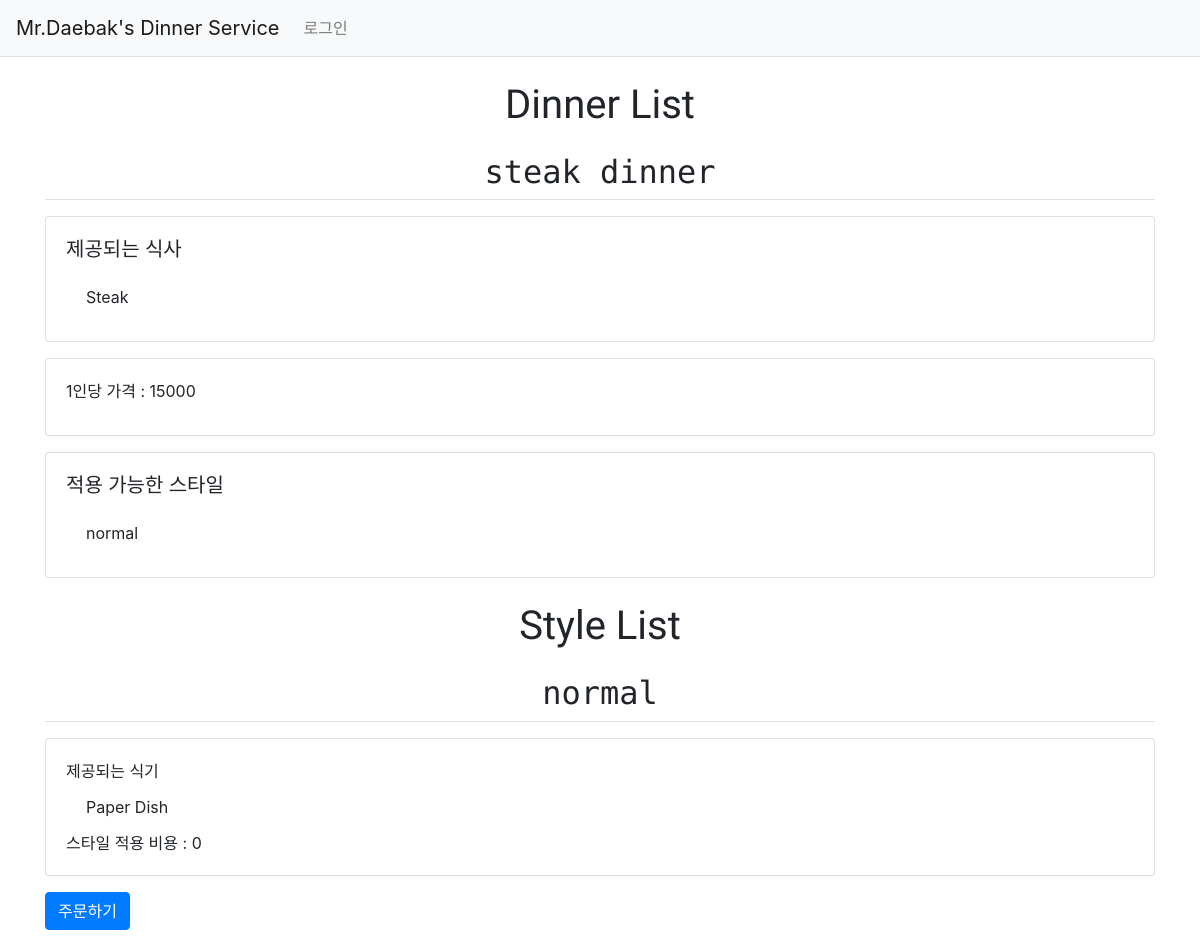
The app's page /, older data.
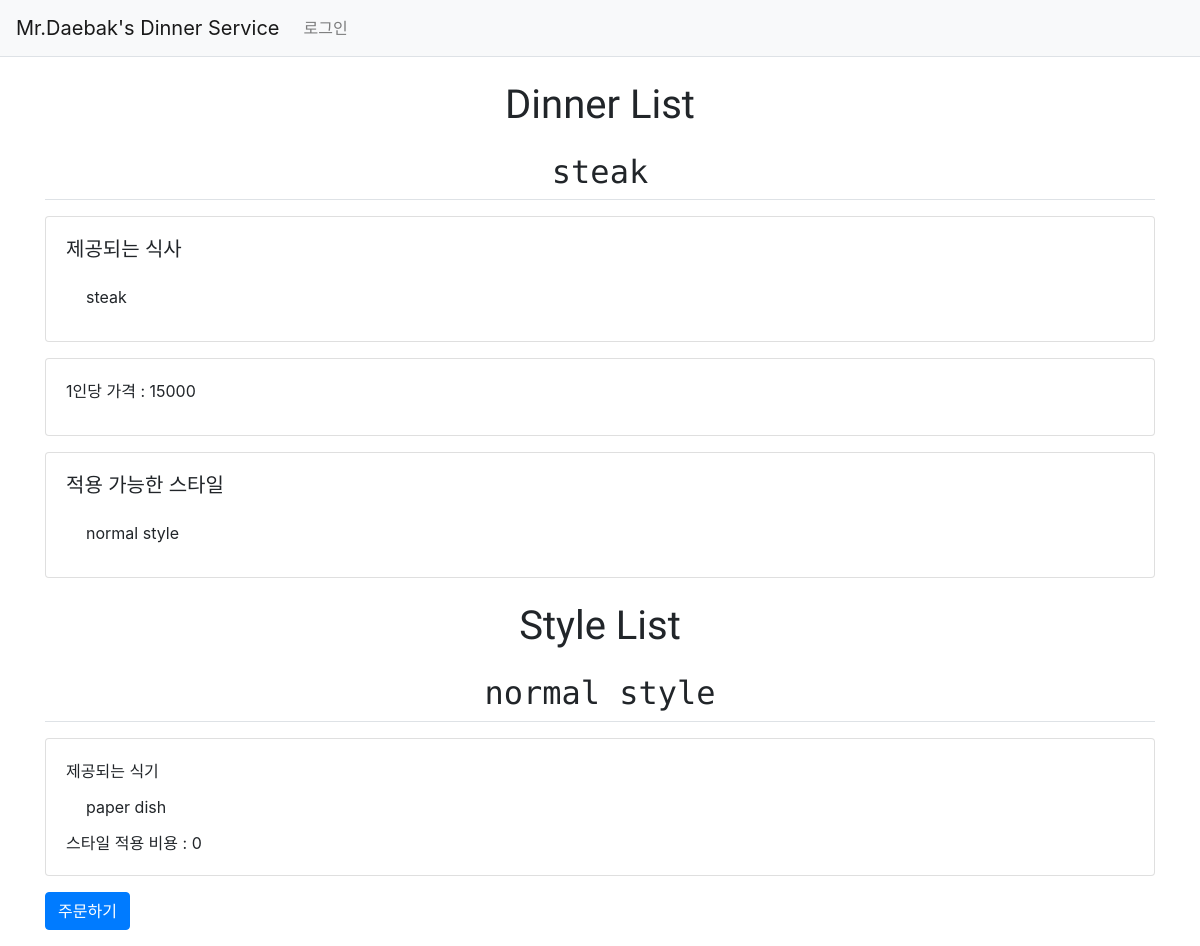
The same page, newer data.
### myorder/models.py (models this page shows, shortened)
class Dinner(models.Model):
    dinnername = models.TextField()
    dishes = models.ManyToManyField('Dish')
    appliablestyle = models.ManyToManyField('Style')
    price = models.IntegerField()

class Dish(models.Model):
    dishname = models.TextField()
    dishtype = models.TextField()
    stock = models.IntegerField()

class Style(models.Model):
    stylename = models.TextField()
    tablewares = models.ManyToManyField('Tableware')
    price = models.IntegerField()

class Tableware(models.Model):
    tablewarename = models.TextField()
    tablewaretype = models.TextField()
    stock = models.IntegerField()

### myorder/views.py (the view)
# urls.py: path('', views.index, name='index'),  # '/' 에 해당되는 path
def index(request):
    dinner_list = Dinner.objects.order_by('dinnername')
    style_list = Style.objects.order_by('stylename')
    context = {'dinner_list': dinner_list, 'style_list': style_list}
    return render(request, 'myorder/dinner_style_list.html', context)

### templates/myorder/dinner_style_list.html
{% extends 'base.html' %}
{% block content %}
{% if dinner_list %}
<div class="container my-3">
    <h1 class="py-2 text-center">Dinner List</h1>
    {% for dinner in dinner_list %}
    <h2 class="border-bottom py-2 text-center">{{ dinner.dinnername }}</h2>
    <div class="card my-3">
        <div class="card-body">
            <h5 class="card-title">제공되는 식사</h5>
            <ul class="list-group list-group-flush">
                {% for dish in dinner.dishes.all %}
                <li class="list-group-item">{{ dish.dishname }}</li>
                {% endfor %}
            </ul>
        </div>
    </div>
    <div class="card my-3">
        <div class="card-body">
            <div class="card-title" style="white-space: pre-line;">1인당 가격 : {{ dinner.price }}</div>
        </div>
    </div>
    <div class="card my-3">
        <div class="card-body">
            <h5 class="card-title">적용 가능한 스타일</h5>
            <ul class="list-group list-group-flush">
                {% for style in dinner.appliablestyle.all %}
                <li class="list-group-item">{{ style.stylename }}</li>
                {% endfor %}
            </ul>
        </div>
    </div>
    {% endfor %}
</div>
{% else %}
    <div class="card my-3">
        <div class="card-body">
            <div class="card-text" style="white-space: pre-line;">디너 준비중입니다.</div>
        </div>
    </div>
{% endif %}
{% if style_list %}
<div class="container my-3">
    <h1 class="py-2 text-center">Style List</h1>
    {% for style in style_list %}
    <h2 class="border-bottom py-2 text-center">{{ style.stylename }}</h2>
    <div class="card my-3">
        <div class="card-body">
            <div class="card-text" style="white-space: pre-line;">제공되는 식기</div>
            <ul class="list-group list-group-flush">
                {% for tableware in style.tablewares.all %}
                <li class="list-group-item">{{ tableware.tablewarename }}</li>
                {% endfor %}
            </ul>
            <div class="card-text" style="white-space: pre-line;">스타일 적용 비용 : {{ style.price }}</div>
        </div>
    </div>
    {% endfor %}
    <a href="{% url 'myorder:order_create' %}" class="btn btn-primary" {% if not user.is_authenticated %}disabled{% endif %} >주문하기</a>
</div>
{% else %}
    <div class="card my-3">
        <div class="card-body">
            <div class="card-text" style="white-space: pre-line;">스타일 준비중입니다.</div>
        </div>
    </div>
{% endif %}
{% endblock %}

### templates/base.html (shortened to what this page needs)
{% load static %}
<!DOCTYPE html>
<html lang="ko">
<head>
    <link rel="stylesheet" type="text/css" href="{% static 'bootstrap.min.css' %}">
    <link rel="stylesheet" type="text/css" href="{% static 'style.css' %}">
</head>
<body>
{% include "navbar.html" %}
{% block content %}
{% endblock %}
</body>
</html>

### templates/navbar.html (shortened to what this page needs)
<nav class="navbar navbar-expand-lg navbar-light bg-light border-bottom">
    <a class="navbar-brand" href="{% url 'myorder:index' %}">Mr.Daebak's Dinner Service</a>
    <div class="collapse navbar-collapse flex-grow-0" id="navbarNav">
        <ul class="navbar-nav">
            <li class="nav-item ">
                {% if user.is_authenticated %}
                <a class="nav-link" href="{% url 'common:logout' %}">{{ user.username }} (로그아웃)</a>
                {% else %}
                <a class="nav-link" href="{% url 'common:login' %}">로그인</a>
                {% endif %}
            </li>
        </ul>
    </div>
</nav>

### templates/base.html (style rules this page uses)
h1 { font-family: "Sansita Swashed" }
h2 { font-family: "Major Mono Display" }

Row changes from the older to the newer data that the page shows:
changed Dinner: dinnername "steak dinner" → "steak"
changed Dish: dishname "Steak" → "steak"
changed Style: stylename "normal" → "normal style"
changed Tableware: tablewarename "Paper Dish" → "paper dish"
